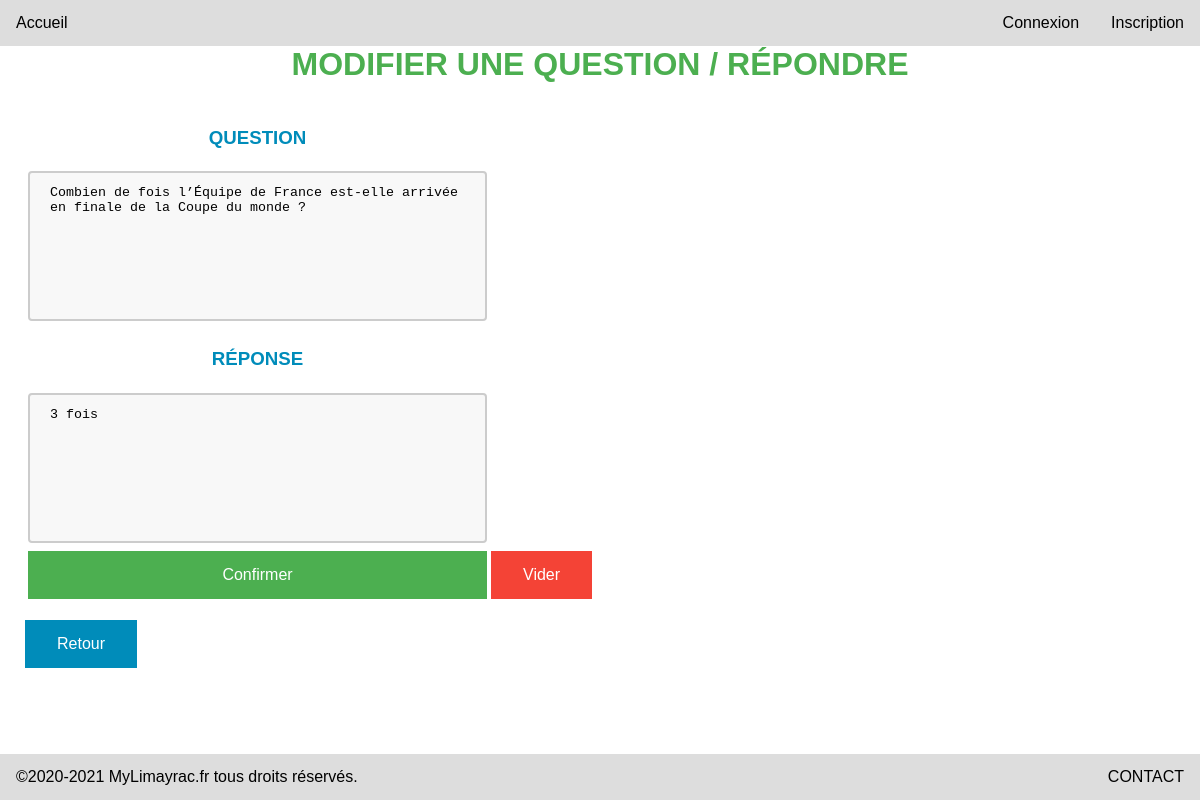
/liste/editer.php?id=20, run on the app's committed database.
### tables this page shows
CREATE TABLE `faq` (
  `id_faq` int(11) NOT NULL,
  `question` varchar(100) NOT NULL,
  `reponse` varchar(100) DEFAULT NULL,
  `dat_question` datetime DEFAULT NULL,
  `dat_reponse` datetime DEFAULT NULL,
  `id_user` int(11) NOT NULL
);

### liste/editer.php (the view, shortened to what this page needs)
<?php $active=2; $title = "Editer"; require('../header.php'); require('../sql.php') ?>
<?php
if(isset($_GET['id'])){
    $id = isset($_GET['id'])?$_GET['id']:null;
    $sql = "SELECT question, reponse FROM faq WHERE id_faq=:id";
    try {
    $sth = $dbh->prepare($sql);
    $sth->execute(array(
    ':id' => $id
    ));
    $question=$sth->fetch(PDO::FETCH_ASSOC);
    } catch ( PDOException $ex) {
    die("Erreur lors de la requête SQL : ".$ex->getMessage());
    }
}
?>
  <h1>Modifier une question / Répondre</h1>
    <form id="editer" action="editer_validation.php" method="post">
      <table>
        <tr>
          <td><h3>Question</h3></td>
        </tr>
        <tr>
          <td><textarea name="question" id="question" rows="10" cols="50" ><?= $question['question'];?></textarea></td>
        </tr>
        <tr>
          <td><h3>Réponse</h3></td>
        </tr>
        <tr>
          <td><textarea name="reponse" id="reponse" rows="10" cols="50" ><?= $question['reponse'];?></textarea></td>
        </tr>
        <tr>
          <td><input class="button green full" type="submit" name="submit" value="Confirmer"/></td>
          <td><input class="button red" type="reset" value="Vider" /></td>
        </tr>
      </table>
  </form>
  <br>
  <a href="liste.php"><input class="button blue" type="submit" value="Retour"></a>
<?php require('../footer.php'); ?>

### css/main.css (style rules this page uses)
body { font-family: 'Franklin Gothic Medium', 'Arial Narrow', Arial, sans-serif; margin: 0; padding: 0; }
h1 { text-align: center; text-transform: uppercase; color: #4CAF50; }
.button { border: none; color: white; padding: 15px 32px; text-align: center; text-decoration: none; display: inline-block; font-size: 16px; }
.full { width: 100%; }
.green { background-color: #4CAF50; }
.blue { background-color: #008CBA; }
.red { background-color: #f44336; }
h3 { text-align: center; text-transform: uppercase; color: #008CBA; }
textarea { width: 100%; height: 150px; padding: 12px 20px; box-sizing: border-box; border: 2px solid #ccc; border-radius: 4px; background-color: #f8f8f8; resize: none; }

### data on the page
faq: question "Combien de fois l’Équipe de France est-elle arrivée en finale de la Coupe du monde ?", reponse "3 fois"
